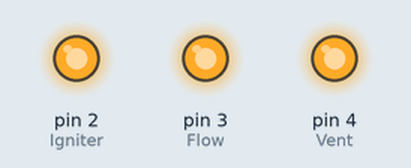
This sketch was run on a simulated Arduino Uno, built with avr-gcc and run on an emulated ATmega328P. Shown: output pins drawn as LEDs (lit = HIGH).

Above: at 0.5 s.
At 1.5 s:
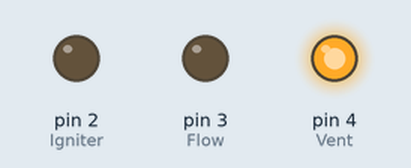
At 5.5 s:
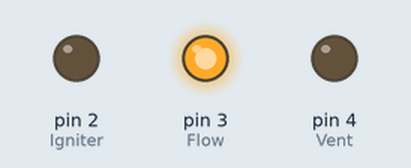
Timing chart, 0 to 6.9 s (numbered marks = the images above):
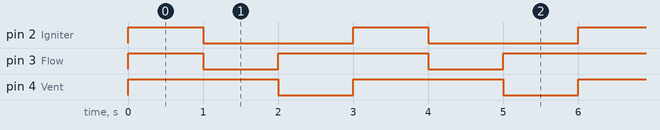

Measured:
- by itself, pin 2 (Igniter): alternates HIGH for 1.0 s and LOW for 2.0 s
- by itself, pin 3 (Flow), pin 4 (Vent): alternates HIGH for 2.0 s and LOW for 1.0 s
- by itself, everything shown: repeats every 3.0 s, in 4 steps

The sketch:

Testing_V2.ino
```cpp
int Igniter = 2;
int Flow = 3;
int Vent = 4;

void setup() {
  // put your setup code here, to run once:
  pinMode(Igniter, OUTPUT);
  pinMode(Flow, OUTPUT);
  pinMode(Vent, OUTPUT);

  Serial.begin(9600);
  digitalWrite(Igniter, LOW);
  digitalWrite(Flow, HIGH);
  digitalWrite(Vent, HIGH);
}

void loop() {
  // put your main code here, to run repeatedly:
  digitalWrite(Igniter, HIGH);
  delay(1000);
  digitalWrite(Igniter, LOW);
  digitalWrite(Flow, LOW);
  delay(1000);
  digitalWrite(Flow, HIGH);
  digitalWrite(Vent, LOW);
  delay(1000);
  digitalWrite(Vent, HIGH);

}
```
